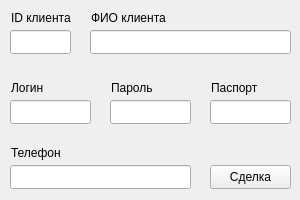
<?xml version="1.0" encoding="UTF-8"?>
<ui version="4.0">
 <class>MakeDeal</class>
 <widget class="QWidget" name="MakeDeal">
  <property name="geometry">
   <rect>
    <x>0</x>
    <y>0</y>
    <width>300</width>
    <height>200</height>
   </rect>
  </property>
  <property name="windowTitle">
   <string>Form</string>
  </property>
  <widget class="QLabel" name="label">
   <property name="geometry">
    <rect>
     <x>11</x>
     <y>10</y>
     <width>61</width>
     <height>16</height>
    </rect>
   </property>
   <property name="text">
    <string>ID клиента</string>
   </property>
  </widget>
  <widget class="QLineEdit" name="lineEdit_clientID">
   <property name="geometry">
    <rect>
     <x>10</x>
     <y>30</y>
     <width>61</width>
     <height>24</height>
    </rect>
   </property>
  </widget>
  <widget class="QLabel" name="label_2">
   <property name="geometry">
    <rect>
     <x>91</x>
     <y>10</y>
     <width>81</width>
     <height>16</height>
    </rect>
   </property>
   <property name="text">
    <string>ФИО клиента</string>
   </property>
  </widget>
  <widget class="QLineEdit" name="lineEdit_name">
   <property name="geometry">
    <rect>
     <x>90</x>
     <y>30</y>
     <width>201</width>
     <height>24</height>
    </rect>
   </property>
  </widget>
  <widget class="QLabel" name="label_3">
   <property name="geometry">
    <rect>
     <x>11</x>
     <y>80</y>
     <width>61</width>
     <height>16</height>
    </rect>
   </property>
   <property name="text">
    <string>Логин</string>
   </property>
  </widget>
  <widget class="QLineEdit" name="lineEdit_login">
   <property name="geometry">
    <rect>
     <x>10</x>
     <y>100</y>
     <width>81</width>
     <height>24</height>
    </rect>
   </property>
  </widget>
  <widget class="QLabel" name="label_4">
   <property name="geometry">
    <rect>
     <x>111</x>
     <y>80</y>
     <width>61</width>
     <height>16</height>
    </rect>
   </property>
   <property name="text">
    <string>Пароль</string>
   </property>
  </widget>
  <widget class="QLineEdit" name="lineEdit_password">
   <property name="geometry">
    <rect>
     <x>110</x>
     <y>100</y>
     <width>81</width>
     <height>24</height>
    </rect>
   </property>
   <property name="echoMode">
    <enum>QLineEdit::Password</enum>
   </property>
  </widget>
  <widget class="QLabel" name="label_5">
   <property name="geometry">
    <rect>
     <x>211</x>
     <y>80</y>
     <width>101</width>
     <height>16</height>
    </rect>
   </property>
   <property name="text">
    <string>Паспорт</string>
   </property>
  </widget>
  <widget class="QLineEdit" name="lineEdit_passport">
   <property name="geometry">
    <rect>
     <x>210</x>
     <y>100</y>
     <width>81</width>
     <height>24</height>
    </rect>
   </property>
  </widget>
  <widget class="QLabel" name="label_6">
   <property name="geometry">
    <rect>
     <x>11</x>
     <y>145</y>
     <width>61</width>
     <height>16</height>
    </rect>
   </property>
   <property name="text">
    <string>Телефон</string>
   </property>
  </widget>
  <widget class="QLineEdit" name="lineEdit_phone">
   <property name="geometry">
    <rect>
     <x>10</x>
     <y>165</y>
     <width>181</width>
     <height>24</height>
    </rect>
   </property>
  </widget>
  <widget class="QPushButton" name="pushButton_deal">
   <property name="geometry">
    <rect>
     <x>210</x>
     <y>165</y>
     <width>81</width>
     <height>24</height>
    </rect>
   </property>
   <property name="text">
    <string>Сделка</string>
   </property>
  </widget>
 </widget>
 <resources/>
 <connections/>
</ui>
